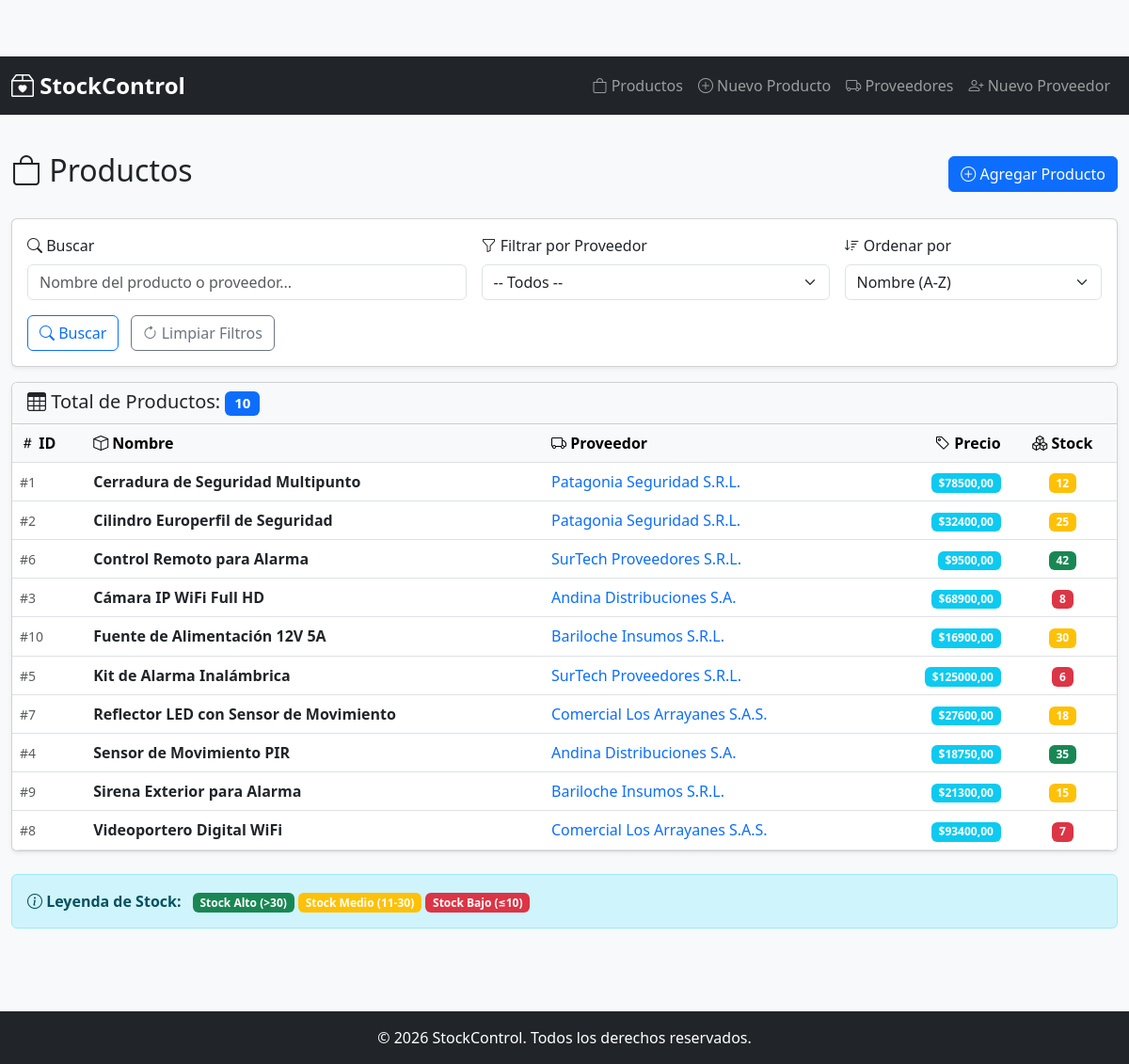
/compras/productos/listado/, run on the app's committed database.
### compra/models.py (models this page shows, shortened)
class Producto(models.Model):
    nombre = models.CharField(
        max_length=255,
        blank=False,
        null=False,
        help_text="Nombre del producto"
    )
    precio = models.DecimalField(
        max_digits=10,
        decimal_places=2,
        validators=[MinValueValidator(0)],
        blank=False,
        null=False,
        help_text="Precio unitario del producto"
    )
    stock_actual = models.PositiveIntegerField(
        default=0,
        blank=False,
        null=False,
        help_text="Cantidad disponible en stock"
    )
    proveedor = models.ForeignKey(
        Proveedor,
        on_delete=models.PROTECT,
        blank=False,
        null=False,
        related_name='productos',
        help_text="Proveedor del producto"
    )
    created_at = models.DateTimeField(
        auto_now_add=True,
        help_text="Fecha de creación del registro"
    )
    updated_at = models.DateTimeField(
        auto_now=True,
        help_text="Fecha de última actualización"
    )
    class Meta:
        ordering = ['nombre']
        indexes = [
            models.Index(fields=['nombre']),
            models.Index(fields=['proveedor']),
        ]
        verbose_name = "Producto"
        verbose_name_plural = "Productos"

class Proveedor(models.Model):
    razon_social = models.CharField(
        max_length=255,
        blank=False,
        null=False,
        help_text="Razón social del proveedor"
    )
    cuit = models.BigIntegerField(
        unique=True,
        blank=False,
        null=False,
        validators=[
            RegexValidator(
                regex=r'^\d{11}$',
                message='El CUIT debe tener exactamente 11 dígitos',
                code='invalid_cuit'
            )
        ],
        help_text="CUIT del proveedor (11 dígitos sin separadores)"
    )
    telefono = models.BigIntegerField(
        blank=True,
        null=True,
        validators=[MinValueValidator(0)],
        help_text="Número de teléfono del proveedor"
    )
    created_at = models.DateTimeField(
        auto_now_add=True,
        help_text="Fecha de creación del registro"
    )
    updated_at = models.DateTimeField(
        auto_now=True,
        help_text="Fecha de última actualización"
    )
    class Meta:
        ordering = ['razon_social']
        indexes = [
            models.Index(fields=['cuit']),
            models.Index(fields=['razon_social']),
        ]
        verbose_name = "Proveedor"
        verbose_name_plural = "Proveedores"

### compra/views.py (the view)
# urls.py: path('productos/listado/', views.ProductoListView.as_view(), name='listar_productos'),
class ProductoListView(ListView):
    model = Producto
    template_name = 'compra/listar_productos.html'
    context_object_name = 'productos'
    paginate_by = 20
    def get_queryset(self):
        queryset = super().get_queryset().select_related('proveedor')
        busqueda = self.request.GET.get('busqueda', '')
        if busqueda:
            queryset = queryset.filter(
                Q(nombre__icontains=busqueda) |
                Q(proveedor__razon_social__icontains=busqueda)
            )
        proveedor_id = self.request.GET.get('proveedor')
        if proveedor_id:
            queryset = queryset.filter(proveedor_id=proveedor_id)
        orden = self.request.GET.get('orden', 'nombre')
        queryset = queryset.order_by(orden)
        return queryset
    def get_context_data(self, **kwargs):
        context = super().get_context_data(**kwargs)
        context['proveedores'] = Proveedor.objects.all()
        context['busqueda'] = self.request.GET.get('busqueda', '')
        context['proveedor_seleccionado'] = self.request.GET.get('proveedor')
        context['total_productos'] = self.get_queryset().count()
        return context

### compra/templates/compra/listar_productos.html (shortened to what this page needs)
{% extends 'compra/base.html' %}
{% block contenido %}
<div class="row mb-4">
    <div class="col-12">
        <div class="d-flex justify-content-between align-items-center">
            <h2>
                <i class="bi bi-bag"></i> Productos
            </h2>
            <a href="{% url 'compra:agregar_producto' %}" class="btn btn-primary">
                <i class="bi bi-plus-circle"></i> Agregar Producto
            </a>
        </div>
    </div>
</div>
<div class="row mb-3">
    <div class="col-12">
        <div class="card">
            <div class="card-body">
                <form method="get" class="row g-3">
                    <div class="col-md-5">
                        <label for="busqueda" class="form-label">
                            <i class="bi bi-search"></i> Buscar
                        </label>
                        <input
                            type="text"
                            class="form-control"
                            id="busqueda"
                            name="busqueda"
                            placeholder="Nombre del producto o proveedor..."
                            value="{{ busqueda }}"
                        >
                    </div>
                    <div class="col-md-4">
                        <label for="proveedor" class="form-label">
                            <i class="bi bi-funnel"></i> Filtrar por Proveedor
                        </label>
                        <select class="form-select" id="proveedor" name="proveedor">
                            <option value="">-- Todos --</option>
                        </select>
                    </div>
                    <div class="col-md-3">
                        <label for="orden" class="form-label">
                            <i class="bi bi-sort-down"></i> Ordenar por
                        </label>
                        <select class="form-select" id="orden" name="orden">
                            <option value="nombre" selected>Nombre (A-Z)</option>
                        </select>
                    </div>
                    <div class="col-12">
                        <button type="submit" class="btn btn-outline-primary me-2">
                            <i class="bi bi-search"></i> Buscar
                        </button>
                        <a href="{% url 'compra:listar_productos' %}" class="btn btn-outline-secondary">
                            <i class="bi bi-arrow-clockwise"></i> Limpiar Filtros
                        </a>
                    </div>
                </form>
            </div>
        </div>
    </div>
</div>
<div class="row">
    <div class="col-12">
        <div class="card">
            <div class="card-header bg-light">
                <h5 class="mb-0">
                    <i class="bi bi-table"></i> Total de Productos:
                    <span class="badge bg-primary">{{ total_productos }}</span>
                </h5>
            </div>
            <div class="table-responsive">
                {% if productos %}
                    <table class="table table-hover mb-0">
                        <thead class="table-light">
                            <tr>
                                <th><i class="bi bi-hash"></i> ID</th>
                                <th><i class="bi bi-box"></i> Nombre</th>
                                <th><i class="bi bi-truck"></i> Proveedor</th>
                                <th class="text-end"><i class="bi bi-tag"></i> Precio</th>
                                <th class="text-center"><i class="bi bi-boxes"></i> Stock</th>
                            </tr>
                        </thead>
                        <tbody>
                            {% for producto in productos %}
                                <tr>
                                    <td>
                                        <small class="text-muted">#{{ producto.id }}</small>
                                    </td>
                                    <td>
                                        <strong>{{ producto.nombre }}</strong>
                                    </td>
                                    <td>
                                        <a href="?proveedor={{ producto.proveedor.id }}"
                                           class="text-decoration-none">
                                            {{ producto.proveedor.razon_social }}
                                        </a>
                                    </td>
                                    <td class="text-end">
                                        <span class="badge bg-info">${{ producto.precio }}</span>
                                    </td>
                                    <td class="text-center">
                                        {% if producto.stock_actual <= 10 %}
                                            <span class="badge bg-danger">{{ producto.stock_actual }}</span>
                                        {% elif producto.stock_actual <= 30 %}
                                            <span class="badge bg-warning">{{ producto.stock_actual }}</span>
                                        {% else %}
                                            <span class="badge bg-success">{{ producto.stock_actual }}</span>
                                        {% endif %}
                                    </td>
                                </tr>
                            {% endfor %}
                        </tbody>
                    </table>
                {% endif %}
            </div>
        </div>
    </div>
</div>
{% if productos %}
    <div class="row mt-4">
        <div class="col-12">
            <div class="alert alert-info" role="alert">
                <i class="bi bi-info-circle"></i>
                <strong>Leyenda de Stock:</strong>
                <span class="badge bg-success ms-2">Stock Alto (>30)</span>
                <span class="badge bg-warning">Stock Medio (11-30)</span>
                <span class="badge bg-danger">Stock Bajo (≤10)</span>
            </div>
        </div>
    </div>
{% endif %}
{% endblock %}

### compra/templates/compra/base.html (shortened to what this page needs)
<!DOCTYPE html>
<html lang="es">
<head>
    <link href="https://cdn.jsdelivr.net/npm/bootstrap@5.3.0/dist/css/bootstrap.min.css" rel="stylesheet">
    <link rel="stylesheet" href="https://cdn.jsdelivr.net/npm/bootstrap-icons@1.11.0/font/bootstrap-icons.css">
</head>
<body>
    <nav class="navbar navbar-expand-lg navbar-dark bg-dark sticky-top">
        <div class="container-fluid">
            <a class="navbar-brand" href="{% url 'compra:listar_productos' %}">
                <i class="bi bi-box2-heart"></i> StockControl
            </a>
            <div class="collapse navbar-collapse" id="navbarNav">
                <ul class="navbar-nav ms-auto">
                    <li class="nav-item">
                        <a class="nav-link" href="{% url 'compra:listar_productos' %}">
                            <i class="bi bi-bag"></i> Productos
                        </a>
                    </li>
                    <li class="nav-item">
                        <a class="nav-link" href="{% url 'compra:agregar_producto' %}">
                            <i class="bi bi-plus-circle"></i> Nuevo Producto
                        </a>
                    </li>
                    <li class="nav-item">
                        <a class="nav-link" href="{% url 'compra:listar_proveedores' %}">
                            <i class="bi bi-truck"></i> Proveedores
                        </a>
                    </li>
                    <li class="nav-item">
                        <a class="nav-link" href="{% url 'compra:agregar_proveedor' %}">
                            <i class="bi bi-person-plus"></i> Nuevo Proveedor
                        </a>
                    </li>
                </ul>
            </div>
        </div>
    </nav>
    <main class="container-fluid py-4">
        {% block contenido %}{% endblock %}
    </main>
    <footer class="bg-dark text-white text-center py-3 mt-5">
        <p class="mb-0">&copy; 2026 StockControl. Todos los derechos reservados.</p>
    </footer>
</body>
</html>

### compra/templates/compra/base.html (style rules this page uses)
body { background-color: #f8f9fa; padding-top: 60px; }
.navbar-brand { font-weight: bold; font-size: 1.5rem; }
.card { box-shadow: 0 0.125rem 0.25rem rgba(0, 0, 0, 0.075); }
.table-responsive { border-radius: 0.5rem; }

### data on the page
Producto: id "1", nombre "Cerradura de Seguridad Multipunto", proveedor.razon_social "Patagonia Seguridad S.R.L.", precio "78500,00", stock_actual "12"
Producto: id "2", nombre "Cilindro Europerfil de Seguridad", proveedor.razon_social "Patagonia Seguridad S.R.L.", precio "32400,00", stock_actual "25"
Producto: id "6", nombre "Control Remoto para Alarma", proveedor.razon_social "SurTech Proveedores S.R.L.", precio "9500,00", stock_actual "42"
Producto: id "3", nombre "Cámara IP WiFi Full HD", proveedor.razon_social "Andina Distribuciones S.A.", precio "68900,00", stock_actual "8"
Producto: id "10", nombre "Fuente de Alimentación 12V 5A", proveedor.razon_social "Bariloche Insumos S.R.L.", precio "16900,00", stock_actual "30"
Producto: id "5", nombre "Kit de Alarma Inalámbrica", proveedor.razon_social "SurTech Proveedores S.R.L.", precio "125000,00", stock_actual "6"
Producto: id "7", nombre "Reflector LED con Sensor de Movimiento", proveedor.razon_social "Comercial Los Arrayanes S.A.S.", precio "27600,00", stock_actual "18"
Producto: id "4", nombre "Sensor de Movimiento PIR", proveedor.razon_social "Andina Distribuciones S.A.", precio "18750,00", stock_actual "35"
Producto: id "9", nombre "Sirena Exterior para Alarma", proveedor.razon_social "Bariloche Insumos S.R.L.", precio "21300,00", stock_actual "15"
Producto: id "8", nombre "Videoportero Digital WiFi", proveedor.razon_social "Comercial Los Arrayanes S.A.S.", precio "93400,00", stock_actual "7"

### other printed values
{{ total_productos }} "10"
